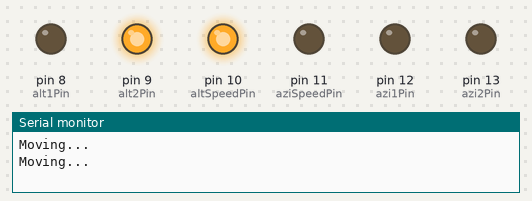
Simulated run of this sketch. Board: Arduino Uno, built with avr-gcc and run on an emulated ATmega328P. Shown: output pins drawn as LEDs (lit = HIGH), the last lines printed to the serial monitor.

Above: at 0.1 s.
At 1.1 s:
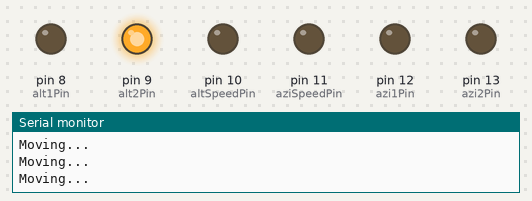
Timing chart, 0 to 2.6 s (numbered marks = the images above):
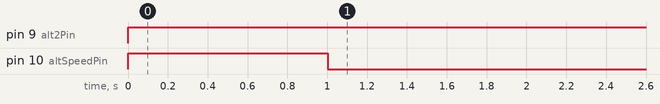

The sketch:

Direction_Test.ino
```cpp
int altSpeedPin = 10;
int alt1Pin = 8;
int alt2Pin = 9;
int aziSpeedPin = 11;
int azi1Pin = 12;
int azi2Pin = 13;

void telescopeDown(int spd) {
  digitalWrite(alt1Pin, HIGH);
  digitalWrite(alt2Pin, LOW);
  analogWrite(altSpeedPin, spd);
  delay(50);
  analogWrite(altSpeedPin, 0);
}
void telescopeUp(int spd) {
  digitalWrite(alt1Pin, LOW);
  digitalWrite(alt2Pin, HIGH);
  analogWrite(altSpeedPin, spd);
  delay(50);
  analogWrite(altSpeedPin, 0);
}
void telescopeLeft(int spd) {
  digitalWrite(azi1Pin, LOW);
  digitalWrite(azi2Pin, HIGH);
  analogWrite(aziSpeedPin, spd);
  delay(500);
  analogWrite(aziSpeedPin, 0);
}
void telescopeRight(int spd) {
  digitalWrite(azi1Pin, HIGH);
  digitalWrite(azi2Pin, LOW);
  analogWrite(aziSpeedPin, spd);
  delay(500);
  analogWrite(aziSpeedPin, 0);
}

void setup() {
  Serial.begin(9600);

  pinMode(altSpeedPin, OUTPUT);
  pinMode(alt1Pin, OUTPUT);
  pinMode(alt2Pin, OUTPUT);
  pinMode(aziSpeedPin, OUTPUT);
  pinMode(azi1Pin, OUTPUT);
  pinMode(azi2Pin, OUTPUT);
}

void loop() {
  for (int i = 0; i < 20; i++) {
    Serial.println("Moving...");
  telescopeUp(255);
  }
  delay(10000000);
}
```

Measured:
- by itself, pin 9 (alt2Pin): LOW → HIGH at 0.00 s
- by itself, pin 10 (altSpeedPin): LOW → HIGH at 0.00 s, → LOW 1.0 s later
